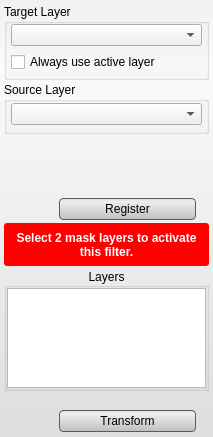
<?xml version="1.0" encoding="UTF-8"?>
<ui version="4.0">
 <class>ICPFilterInterface</class>
 <widget class="QWidget" name="ICPFilterInterface">
  <property name="geometry">
   <rect>
    <x>0</x>
    <y>0</y>
    <width>213</width>
    <height>437</height>
   </rect>
  </property>
  <property name="sizePolicy">
   <sizepolicy hsizetype="Ignored" vsizetype="Preferred">
    <horstretch>0</horstretch>
    <verstretch>0</verstretch>
   </sizepolicy>
  </property>
  <property name="minimumSize">
   <size>
    <width>213</width>
    <height>139</height>
   </size>
  </property>
  <property name="baseSize">
   <size>
    <width>213</width>
    <height>139</height>
   </size>
  </property>
  <property name="windowTitle">
   <string> ICPFilter</string>
  </property>
  <property name="styleSheet">
   <string notr="true">QWidget#ICPFilterInterface{
  border-radius: 3px;
  background-color: qlineargradient(spread:pad, x1:0.5, y1:0, x2:0.5, y2:0.960227, stop:0 rgba(241, 241, 241, 255), stop:0.155779 rgba(250, 250, 250, 255), stop:1 rgba(222, 224, 224, 255));       
}

QPushButton{
  background-color: qlineargradient(spread:pad, x1:0.5, y1:0, x2:0.5, y2:0.960227, stop:0 rgba(221, 221, 221, 255), stop:0.155779 rgba(238, 238, 238, 255), stop:1 rgba(192, 194, 194, 255));
  border-radius: 4px;
  border: 1px solid rgb(90, 90, 90);
  margin:4px;
}

QPushButton:hover{
  background-color: qlineargradient(spread:pad, x1:0.5, y1:0, x2:0.5, y2:1, stop:0 rgba(195, 195, 195, 255), stop:0.253769 rgba(206, 206, 206, 255), stop:1 rgba(185, 185, 185, 255));
  border-radius: 4px;
  border: 1px solid rgb(90, 90, 90);
  margin:4px;
}

QPushButton:pressed{
  background-color: qlineargradient(spread:pad, x1:0.5, y1:0, x2:0.5, y2:1, stop:0 rgba(150, 150, 150, 255), stop:0.753769 rgba(206, 206, 206, 255), stop:1 rgba(185, 185, 185, 255));
  border-radius: 4px;
  border: 1px solid rgb(90, 90, 90);
  margin:4px;
}</string>
  </property>
  <layout class="QVBoxLayout" name="verticalLayout">
   <property name="spacing">
    <number>2</number>
   </property>
   <property name="margin">
    <number>4</number>
   </property>
   <item>
    <widget class="QGroupBox" name="target_groupbox_">
     <property name="minimumSize">
      <size>
       <width>0</width>
       <height>76</height>
      </size>
     </property>
     <property name="maximumSize">
      <size>
       <width>16777215</width>
       <height>76</height>
      </size>
     </property>
     <property name="title">
      <string>Target Layer</string>
     </property>
     <property name="alignment">
      <set>Qt::AlignLeading|Qt::AlignLeft|Qt::AlignTop</set>
     </property>
     <property name="checkable">
      <bool>false</bool>
     </property>
     <layout class="QVBoxLayout" name="verticalLayout_4">
      <property name="spacing">
       <number>6</number>
      </property>
      <property name="leftMargin">
       <number>4</number>
      </property>
      <property name="topMargin">
       <number>0</number>
      </property>
      <property name="rightMargin">
       <number>4</number>
      </property>
      <property name="bottomMargin">
       <number>4</number>
      </property>
      <item>
       <widget class="QtUtils::QtDropableComboBox" name="target_layer_">
        <property name="sizePolicy">
         <sizepolicy hsizetype="Ignored" vsizetype="Fixed">
          <horstretch>0</horstretch>
          <verstretch>0</verstretch>
         </sizepolicy>
        </property>
       </widget>
      </item>
      <item>
       <widget class="QWidget" name="widget_2" native="true">
        <property name="minimumSize">
         <size>
          <width>0</width>
          <height>20</height>
         </size>
        </property>
        <layout class="QHBoxLayout" name="horizontalLayout_3">
         <property name="spacing">
          <number>0</number>
         </property>
         <property name="margin">
          <number>0</number>
         </property>
         <item>
          <widget class="QCheckBox" name="use_active_layer_">
           <property name="text">
            <string>Always use active layer</string>
           </property>
          </widget>
         </item>
        </layout>
       </widget>
      </item>
     </layout>
    </widget>
   </item>
   <item>
    <widget class="QGroupBox" name="connected_to_mask_groupbox_">
     <property name="minimumSize">
      <size>
       <width>0</width>
       <height>52</height>
      </size>
     </property>
     <property name="maximumSize">
      <size>
       <width>16777215</width>
       <height>52</height>
      </size>
     </property>
     <property name="title">
      <string>Source Layer</string>
     </property>
     <property name="alignment">
      <set>Qt::AlignLeading|Qt::AlignLeft|Qt::AlignTop</set>
     </property>
     <layout class="QVBoxLayout" name="verticalLayout_5">
      <property name="spacing">
       <number>0</number>
      </property>
      <property name="leftMargin">
       <number>4</number>
      </property>
      <property name="topMargin">
       <number>0</number>
      </property>
      <property name="rightMargin">
       <number>4</number>
      </property>
      <property name="bottomMargin">
       <number>4</number>
      </property>
      <item>
       <widget class="QtUtils::QtDropableComboBox" name="mask_layer_">
        <property name="sizePolicy">
         <sizepolicy hsizetype="Ignored" vsizetype="Fixed">
          <horstretch>0</horstretch>
          <verstretch>0</verstretch>
         </sizepolicy>
        </property>
       </widget>
      </item>
     </layout>
    </widget>
   </item>
   <item>
    <widget class="QtUtils::QtLogSliderIntCombo" name="iterations_" native="true"/>
   </item>
   <item>
    <widget class="QWidget" name="replaceRunWidget" native="true">
     <property name="minimumSize">
      <size>
       <width>0</width>
       <height>40</height>
      </size>
     </property>
     <property name="maximumSize">
      <size>
       <width>16777215</width>
       <height>32</height>
      </size>
     </property>
     <layout class="QHBoxLayout" name="horizontalLayout">
      <item>
       <spacer name="horizontalSpacer_2">
        <property name="orientation">
         <enum>Qt::Horizontal</enum>
        </property>
        <property name="sizeHint" stdset="0">
         <size>
          <width>137</width>
          <height>13</height>
         </size>
        </property>
       </spacer>
      </item>
      <item>
       <widget class="QPushButton" name="runFilterButton">
        <property name="minimumSize">
         <size>
          <width>145</width>
          <height>30</height>
         </size>
        </property>
        <property name="text">
         <string>Register</string>
        </property>
       </widget>
      </item>
     </layout>
    </widget>
   </item>
   <item>
    <widget class="QWidget" name="message_alert_" native="true">
     <property name="minimumSize">
      <size>
       <width>0</width>
       <height>32</height>
      </size>
     </property>
     <property name="styleSheet">
      <string notr="true">QLabel#message_{
  color: white;
  font: bold;
}

QWidget#message_alert_{
  border-radius: 3px;
  background-color: red;
}</string>
     </property>
     <layout class="QHBoxLayout" name="horizontalLayout_5">
      <property name="spacing">
       <number>0</number>
      </property>
      <property name="margin">
       <number>4</number>
      </property>
      <item>
       <widget class="QLabel" name="message_">
        <property name="text">
         <string>Select 2 mask layers to activate this filter.</string>
        </property>
        <property name="alignment">
         <set>Qt::AlignCenter</set>
        </property>
        <property name="wordWrap">
         <bool>true</bool>
        </property>
       </widget>
      </item>
     </layout>
    </widget>
   </item>
   <item>
    <widget class="QGroupBox" name="groupBox">
     <property name="title">
      <string>Layers</string>
     </property>
     <property name="alignment">
      <set>Qt::AlignCenter</set>
     </property>
     <property name="flat">
      <bool>true</bool>
     </property>
     <property name="checkable">
      <bool>false</bool>
     </property>
     <layout class="QVBoxLayout" name="verticalLayout_6">
      <property name="spacing">
       <number>0</number>
      </property>
      <property name="margin">
       <number>0</number>
      </property>
      <item>
       <widget class="QListWidget" name="layer_list_">
        <property name="enabled">
         <bool>true</bool>
        </property>
        <property name="sizePolicy">
         <sizepolicy hsizetype="Ignored" vsizetype="Fixed">
          <horstretch>0</horstretch>
          <verstretch>0</verstretch>
         </sizepolicy>
        </property>
        <property name="minimumSize">
         <size>
          <width>0</width>
          <height>100</height>
         </size>
        </property>
        <property name="maximumSize">
         <size>
          <width>16777215</width>
          <height>100</height>
         </size>
        </property>
        <property name="frameShape">
         <enum>QFrame::StyledPanel</enum>
        </property>
        <property name="selectionMode">
         <enum>QAbstractItemView::MultiSelection</enum>
        </property>
        <property name="resizeMode">
         <enum>QListView::Adjust</enum>
        </property>
       </widget>
      </item>
     </layout>
    </widget>
   </item>
   <item>
    <widget class="QWidget" name="replaceRunWidget_2" native="true">
     <property name="minimumSize">
      <size>
       <width>0</width>
       <height>40</height>
      </size>
     </property>
     <property name="maximumSize">
      <size>
       <width>16777215</width>
       <height>32</height>
      </size>
     </property>
     <layout class="QHBoxLayout" name="horizontalLayout_2">
      <item>
       <spacer name="horizontalSpacer">
        <property name="orientation">
         <enum>Qt::Horizontal</enum>
        </property>
        <property name="sizeHint" stdset="0">
         <size>
          <width>137</width>
          <height>13</height>
         </size>
        </property>
       </spacer>
      </item>
      <item>
       <widget class="QPushButton" name="runFilterButton_2">
        <property name="minimumSize">
         <size>
          <width>145</width>
          <height>30</height>
         </size>
        </property>
        <property name="text">
         <string>Transform</string>
        </property>
       </widget>
      </item>
     </layout>
    </widget>
   </item>
  </layout>
 </widget>
 <customwidgets>
  <customwidget>
   <class>QtUtils::QtDropableComboBox</class>
   <extends>QComboBox</extends>
   <header location="global">QtUtils/Widgets/QtDropableComboBox.h</header>
  </customwidget>
  <customwidget>
   <class>QtUtils::QtLogSliderIntCombo</class>
   <extends>QWidget</extends>
   <header location="global">QtUtils/Widgets/QtLogSliderIntCombo.h</header>
   <container>1</container>
  </customwidget>
 </customwidgets>
 <resources/>
 <connections/>
</ui>
